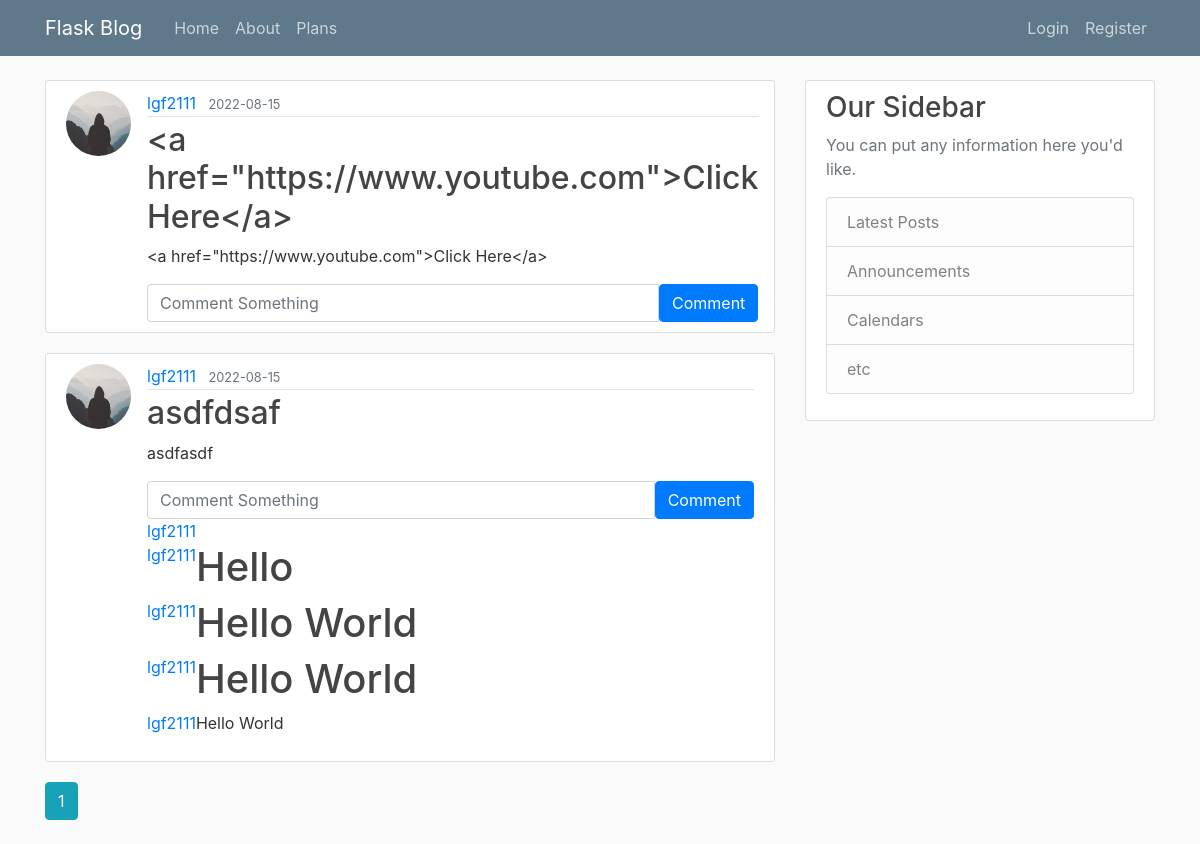
Page /home on the earlier database version.
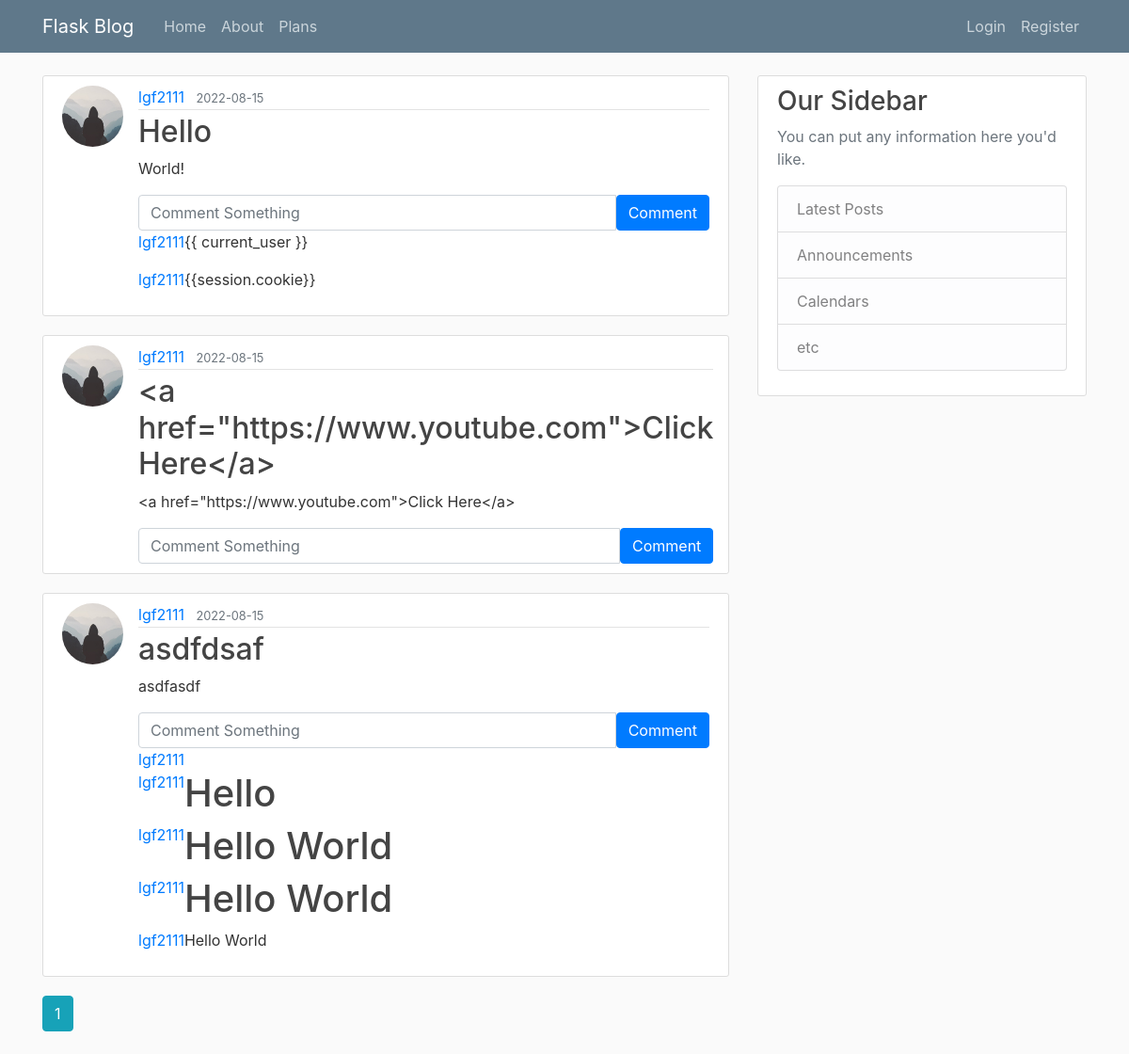
Same page on the later database version.
### flaskblog/models.py (models this page shows, shortened)
class Post(db.Model):
    id = db.Column(db.Integer, primary_key=True)
    title = db.Column(db.String(100), nullable=False)
    date_posted = db.Column(db.DateTime, nullable=False, default=datetime.utcnow)
    content = db.Column(db.Text, nullable=False)
    user_id = db.Column(db.Integer, db.ForeignKey('user.id'), nullable=False)
    comments = db.relationship('Comment', lazy=True)

class User(db.Model, UserMixin):
    id = db.Column(db.Integer, primary_key=True)
    username = db.Column(db.String(20), unique=True, nullable=False)
    is_premium = db.Column(db.Boolean, nullable=False, default=False)
    role_id = db.Column(db.Integer, db.ForeignKey('role.id'), nullable=False, default=1)
    email = db.Column(db.String(120), unique=True, nullable=False)
    image_file = db.Column(db.String(20), nullable=False, default='default.jpg')
    encrypted_password = db.Column(db.Text, nullable=False)
    nonce = db.Column(db.Text, nullable=False)
    tag = db.Column(db.Text, nullable=False)
    login_attempt = db.Column(db.Integer, nullable=False, default=0)
    posts = db.relationship('Post', backref='author', lazy=True)
    mfa = db.Column(db.Boolean, default=False, nullable=False)
    comments = db.relationship('Comment', backref='user', lazy=True)
    logout_time = db.Column(db.DateTime)

class Comment(db.Model):
    id = db.Column(db.Integer, primary_key=True)
    text = db.Column(db.String(200), nullable=False)
    date_posted = db.Column(db.DateTime, nullable=False, default=datetime.utcnow)
    post_id = db.Column(db.Integer, db.ForeignKey('post.id'), nullable=False)
    user_id = db.Column(db.Integer, db.ForeignKey('user.id'), nullable=False)

### flaskblog/main/routes.py (the view)
@main.route("/")
@main.route("/home")
@csp_header({'script-src':"'self'"})
def home():
    page = request.args.get('page', 1, type=int)
    posts = Post.query.order_by(Post.date_posted.desc()).paginate(page=page, per_page=5)
    return render_template('main/home.html', posts=posts)

### flaskblog/main/routes.py (called while the page is built)
@main.after_request
def add_security_headers(resp):
    resp.headers['Content-Security-Policy']="script-src 'self'"
    return resp

### run.py (called while the page is built, shortened)
@app.before_request
def before_request():
    session.permanent = True
    app.permanent_session_lifetime = timedelta(minutes=5)
    session.modified = True
    g.user = current_user

### flaskblog/templates/main/home.html
{% extends "layout.html" %}
{% block content %}
    {% for post in posts.items %}
        <article class="media content-section">
          <img class="rounded-circle article-img" src="{{ url_for('static', filename='profile_pics/' + post.author.image_file) }}">
          <div class="media-body">
            <div class="article-metadata">
              <a class="mr-2" href="{{ url_for('users.user_posts', username=post.author.username) }}">{{ post.author.username }}</a>
              <small class="text-muted">{{ post.date_posted.strftime('%Y-%m-%d') }}</small>
            </div>
            <h2><a class="article-title" href="{{ url_for('posts.post', post_id=post.id) }}">{{ post.title }}</a></h2>
            <p class="article-content">{{ post.content }}</p>
            <div class="">
              <form class="input-group md-3" method="POST" action="{{ url_for('posts.new_comment', post_id=post.id) }}">
                <input type="text" id="text" name="text" class="form-control" placeholder="Comment Something"/>
                <button type="submit" class="btn btn-primary">Comment</button>
              </form>
              {% for comment in post.comments %}
                <div class="d-flex">
                  <a class="me-5" href="{{ url_for('users.user_posts', username=comment.user.username) }}">
                    {{ comment.user.username }}
                  </a>
                  <p class="">
                    {{ comment.text | safe}}
                  </p>
                </div>
              {% endfor %}
            </div>
          </div>
        </article>
    {% endfor %}
    {% for page_num in posts.iter_pages(left_edge=1, right_edge=1, left_current=1, right_current=2) %}
      {% if page_num %}
        {% if posts.page == page_num %}
          <a class="btn btn-info mb-4" href="{{ url_for('main.home', page=page_num) }}">{{ page_num }}</a>
        {% else %}
          <a class="btn btn-outline-info mb-4" href="{{ url_for('main.home', page=page_num) }}">{{ page_num }}</a>
        {% endif %}
      {% else %}
        ...
      {% endif %}
    {% endfor %}
{% endblock content %}

### flaskblog/templates/layout.html (shortened to what this page needs)
<!DOCTYPE html>
<html>
<head>
    <link rel="stylesheet" href="https://maxcdn.bootstrapcdn.com/bootstrap/4.0.0/css/bootstrap.min.css">
    <link rel="stylesheet" type="text/css" href="{{ url_for('static', filename='main.css') }}">
</head>
<body>
    <header class="site-header">
      <nav class="navbar navbar-expand-md navbar-dark bg-steel fixed-top">
        <div class="container">
          <a class="navbar-brand mr-4" href="/">Flask Blog</a>
          <div class="collapse navbar-collapse" id="navbarToggle">
            <div class="navbar-nav mr-auto">
              <a class="nav-item nav-link" href="{{ url_for('main.home') }}">Home</a>
              <a class="nav-item nav-link" href="{{ url_for('main.about') }}">About</a>
              <a class="nav-item nav-link" href="{{ url_for('main.plans') }}">Plans</a>
            </div>
            <div class="navbar-nav">
              {% if current_user.is_authenticated %}
                <a class="nav-item nav-link" href="{{ url_for('posts.new_post') }}">New Post</a>
                <a class="nav-item nav-link" href="{{ url_for('users.account') }}">Account</a>
                <a class="nav-item nav-link" href="{{ url_for('users.logout') }}">Logout</a>
              {% else %}
                <a class="nav-item nav-link" href="{{ url_for('users.login') }}">Login</a>
                <a class="nav-item nav-link" href="{{ url_for('users.register') }}">Register</a>
              {% endif %}
            </div>
          </div>
        </div>
      </nav>
    </header>
    <main role="main" class="container">
      <div class="row">
        <div class="col-md-8">
          {% block content %}{% endblock %}
        </div>
        <div class="col-md-4">
          <div class="content-section">
            <h3>Our Sidebar</h3>
            <p class='text-muted'>You can put any information here you'd like.
              <ul class="list-group">
                <li class="list-group-item list-group-item-light">Latest Posts</li>
                <li class="list-group-item list-group-item-light">Announcements</li>
                <li class="list-group-item list-group-item-light">Calendars</li>
                <li class="list-group-item list-group-item-light">etc</li>
              </ul>
            </p>
          </div>
        </div>
      </div>
    </main>
</body>
</html>

### flaskblog/static/main.css (style rules this page uses)
body { background: #fafafa; color: #333333; margin-top: 5rem; }
h1, h2, h3, h4, h5, h6 { color: #444444; }
.bg-steel { background-color: #5f788a; }
.site-header .navbar-nav .nav-link { color: #cbd5db; }
.content-section { background: #ffffff; padding: 10px 20px; border: 1px solid #dddddd; border-radius: 3px; margin-bottom: 20px; }
.article-title { color: #444444; }
.article-content { white-space: pre-line; }
.article-img { height: 65px; width: 65px; margin-right: 16px; }
.article-metadata { padding-bottom: 1px; margin-bottom: 4px; border-bottom: 1px solid #e3e3e3 }

Differences in the rows shown:
added Post: image_file (placeholder picture), author.username "lgf2111", date_posted "2022-08-15", title "Hello", content "World!"
added Comment: user.username "lgf2111", text "{{ current_user }}"
added Comment: user.username "lgf2111", text "{{session.cookie}}"
